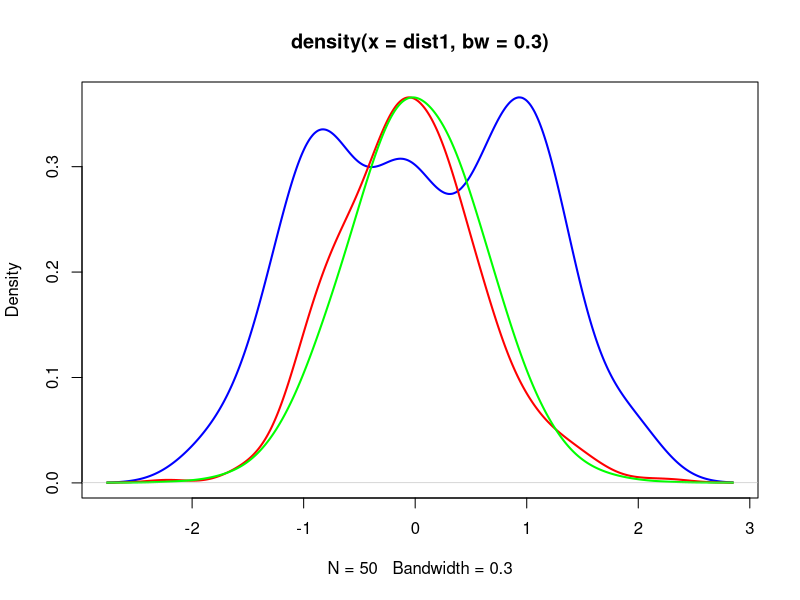
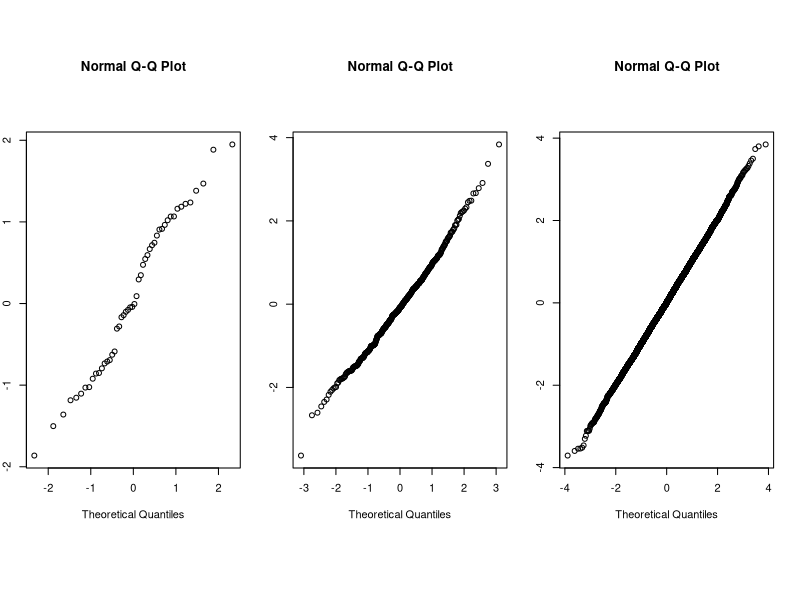
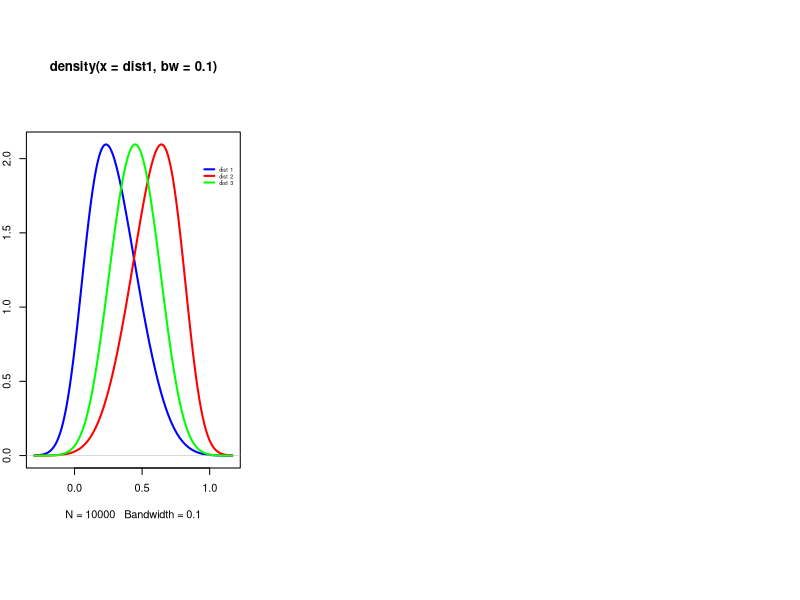
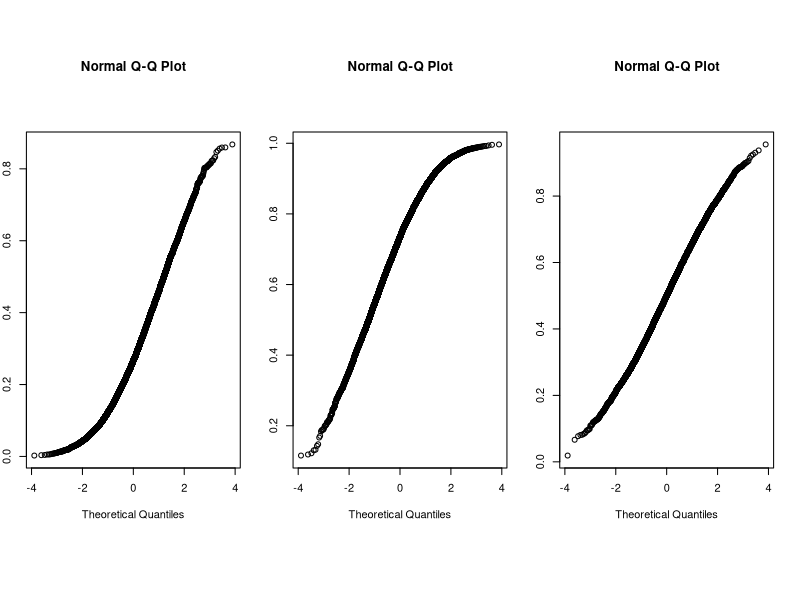
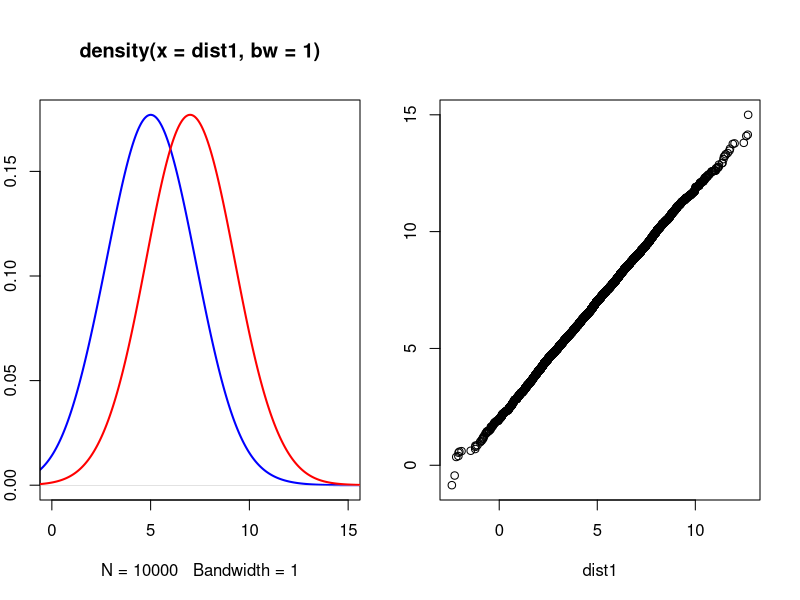
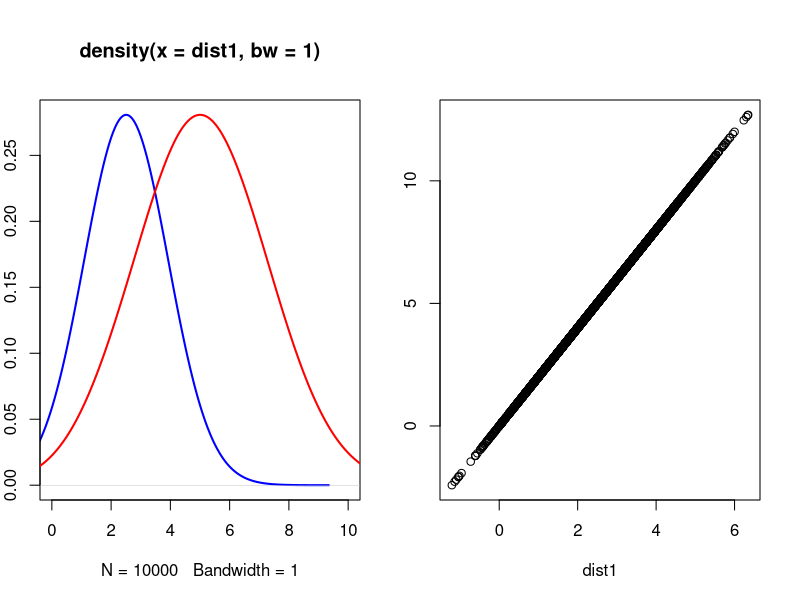
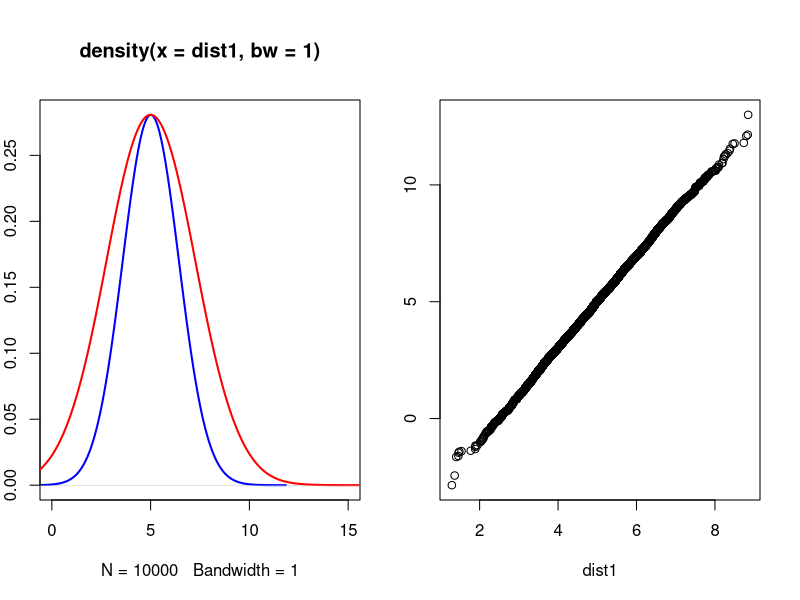

R code for these plots, in order:
## ---- chunk 1
set.seed(133)
dist1 = rnorm(50)
dist2 = rnorm(500)
dist3 = rnorm(10000)

plot(density(dist1, bw = 0.3), lwd = 2, col = "blue")
par(new = TRUE)
plot(density(dist2, bw = 0.3), lwd = 2, col = "red", 
     axes = FALSE, xlab = NA, ylab = NA, main = NA)
par(new = TRUE)
plot(density(dist3, bw = 0.3), lwd = 2, col = "green", 
     axes = FALSE, xlab = NA, ylab = NA, main = NA)

legend(1, 2, lwd = c(2,2,2), cex = 0.5, 
legend = c("dist 1", "dist 2", "dist 3"),
col = c("blue", "red", "green"), bty = "n")

## ---- chunk 2
par(mfrow = c(1,3), mar = c(10,2,10,2))
qqnorm(dist1)
qqnorm(dist2)
qqnorm(dist3)
## ---- chunk 3
set.seed(133)
dist1 = rbeta(10000, 2, 5)
dist2 = rbeta(10000, 5, 2)
dist3 = rbeta(10000, 5, 5)
plot(density(dist1, bw = 0.1), lwd = 2, col = "blue")

par(new = TRUE)
plot(density(dist2, bw = 0.1), lwd = 2, col = "red", 
     axes = FALSE, xlab = NA, ylab = NA, main = NA)
par(new = TRUE)
plot(density(dist3, bw = 0.1), lwd = 2, col = "green", 
     axes = FALSE, xlab = NA, ylab = NA, main = NA)

legend(1, 2, lwd = c(2,2,2), cex = 0.5, 
legend = c("dist 1", "dist 2", "dist 3"),
col = c("blue", "red", "green"), bty = "n")

## ---- chunk 4

par(mfrow = c(1,3), mar = c(10,2,10,2))
qqnorm(dist1)
qqnorm(dist2)
qqnorm(dist3)

## ---- chunk 5
set.seed(133)
dist1 = rnorm(10000, mean = 5, sd = 2)
dist2 = rnorm(10000, mean = 7, sd = 2)
par(mfrow = c(1,2), mar = c(5,2,5,2))

plot(density(dist1, bw = 1), lwd = 2, col = "blue", xlim = c(0,15))
par(new = TRUE)
plot(density(dist2, bw = 1), lwd = 2, col = "red", xlim = c(0,15),
     axes = FALSE, xlab = NA, ylab = NA, main = NA)
qqplot(dist1, dist2)

## ---- chunk 6
set.seed(133)
dist1 = rnorm(10000, mean = 2.5, sd = 1)
dist2 = 2 * dist1
par(mfrow = c(1,2), mar = c(5,2,5,2))

plot(density(dist1, bw = 1), lwd = 2, col = "blue", xlim = c(0,10))
par(new = TRUE)
plot(density(dist2, bw = 1), lwd = 2, col = "red", xlim = c(0,10),
     axes = FALSE, xlab = NA, ylab = NA, main = NA)
qqplot(dist1, dist2)
## ---- chunk 7
set.seed(133)
dist1 = rnorm(10000, mean = 5, sd = 1)
dist2 = rnorm(10000, mean = 5, sd = 2)
par(mfrow = c(1,2), mar = c(5,2,5,2))

plot(density(dist1, bw = 1), lwd = 2, col = "blue", xlim = c(0,15))
par(new = TRUE)
plot(density(dist2, bw = 1), lwd = 2, col = "red", xlim = c(0,15),
     axes = FALSE, xlab = NA, ylab = NA, main = NA)
qqplot(dist1, dist2)
## ---- chunk 8
par(mar=c(5.1, 4.1, 4.1, 2.1))
par(mfrow=c(1,1))
